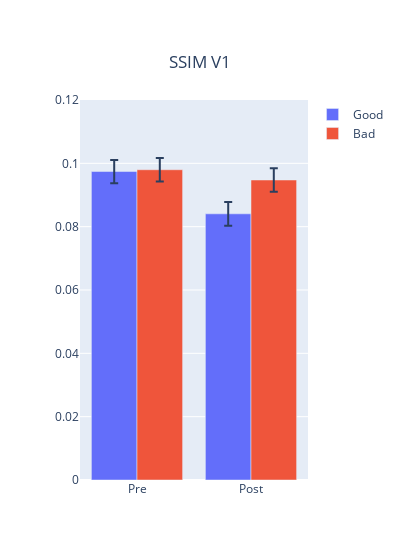

The code cell stored with this chart in its notebook:
### Code cell
fig = go.Figure()
fig.add_trace(go.Bar(
    name='Good',
    x=['Pre', 'Post'], y=[PreGood[prop].mean(), PostGood[prop].mean()],
    error_y=dict(type='data', array=[PreGood[prop].std()/np.sqrt(PreGood[prop].count()), PreBad[prop].std()/np.sqrt(PreBad[prop].count())])
))
fig.add_trace(go.Bar(
    name='Bad',
    x=['Pre', 'Post'], y=[PreBad[prop].mean(), PostBad[prop].mean()],
    error_y=dict(type='data', array=[PostGood[prop].std()/np.sqrt(PostGood[prop].count()), PostBad[prop].std()/np.sqrt(PostBad[prop].count())])
))
fig.update_layout(title={'text':'SSIM V1','y':0.9,'x':0.5,'xanchor':'center','yanchor':'top'},
                  yaxis=dict(range=[0, 0.12]), barmode='group',width=400)
fig.show()

### Figure 1 — Plotly figure (JSON) as saved in the notebook; plotly's stock layout.template omitted (floating-point values rounded to 4 significant figures)
{"data": [{"error_y": {"array": [0.003671, 0.003747], "type": "data"}, "name": "Good", "type": "bar", "x": ["Pre", "Post"], "y": [0.09742, 0.08406]}, {"error_y": {"array": [0.003735, 0.003676], "type": "data"}, "name": "Bad", "type": "bar", "x": ["Pre", "Post"], "y": [0.09798, 0.09473]}], "layout": {"barmode": "group", "title": {"text": "SSIM V1", "x": 0.5, "xanchor": "center", "y": 0.9, "yanchor": "top"}, "width": 400, "yaxis": {"range": [0, 0.12]}}}
